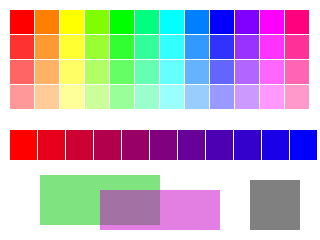
Frame 1 (no input)
Frame 60 (the mouse pressed at the canvas centre just before this capture): identical to frame 1, image omitted
Frame 120 (the mouse held since frame 60 and released just before this capture): identical to frame 1, image omitted

The Processing sketch that drew this single still picture (run headless with seeded random() and noise(); from frame 60 on, the mouse is pressed at the canvas centre):

// Processing sketch: color_modes
// ── color_modes.pde
// colorMode(HSB) grid, color() values, alpha blending and lerpColor.
void setup() {
  size(320, 240);
  noStroke();
}

void draw() {
  background(255);
  colorMode(HSB, 360, 100, 100);
  for (int i = 0; i < 12; i++) {
    for (int j = 0; j < 4; j++) {
      fill(i * 30, 100 - j * 20, 100);
      rect(10 + i * 25, 10 + j * 25, 24, 24);
    }
  }
  colorMode(RGB, 255);
  color a = color(255, 0, 0);
  color b = color(0, 0, 255);
  for (int i = 0; i <= 10; i++) {
    fill(lerpColor(a, b, i / 10.0));
    rect(10 + i * 28, 130, 27, 30);
  }
  fill(0, 200, 0, 128);
  rect(40, 175, 120, 50);
  fill(200, 0, 200, 128);
  rect(100, 190, 120, 40);
  fill(128);
  rect(250, 180, 50, 50);
}
